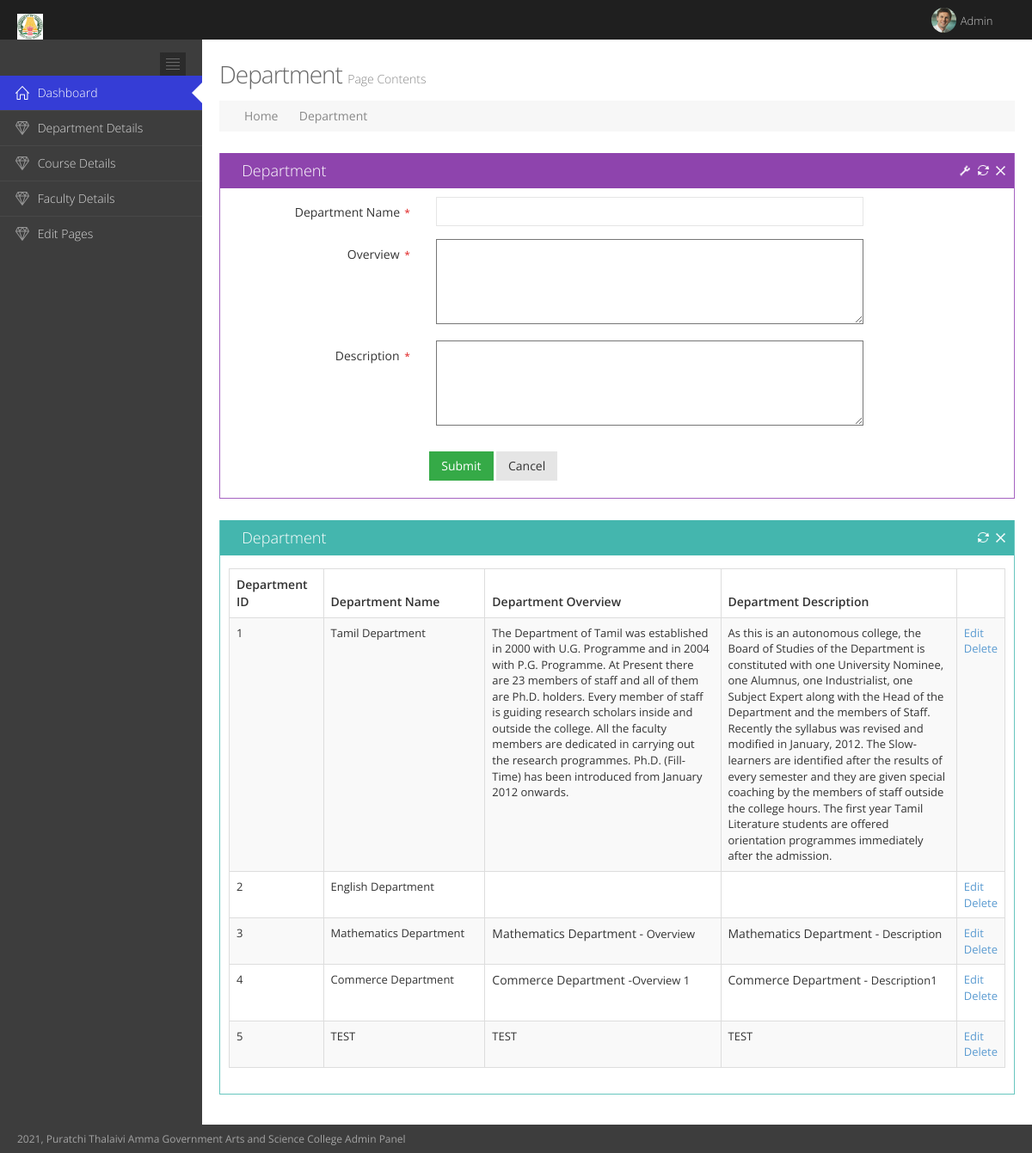
Page /AdminPanel/department.php (signed in) on the committed database.
### tables this page shows
CREATE TABLE `department` (
  `Dept_ID` int(11) NOT NULL,
  `Dept_Name` varchar(100) NOT NULL,
  `Dept_OverView` varchar(500) NOT NULL,
  `Dept_Description` varchar(2000) NOT NULL
);

### AdminPanel/department.php (the view, shortened to what this page needs)
<?php
include("./header.php");
	$title="Department";
?>
	<div class="page-content-wrapper">
		<div class="page-content">
			<h3 class="page-title">
			<?php echo $title;?> <small>Page Contents</small>
			</h3>
			<div class="page-bar">
				<ul class="page-breadcrumb">
					<li>
						<i class="fa fa-home"></i>
						<a href="dashboard.php">Home</a>
						<i class="fa fa-angle-right"></i>
					</li>
					<li>
						<a href="#"><?php echo $title;?></a>
					</li>
				</ul>
			</div>
			<div class="row">
				<div class="col-md-12">
					<div class="portlet box purple" >
						<div class="portlet-title">
							<div class="caption">
								<i class="fa fa-gift"></i><?php echo $title;?>
							</div>
							<div class="tools">
								<a href="#portlet-config" data-toggle="modal" class="config" data-original-title="" title="">
								</a>
								<a href="javascript:;" class="reload" data-original-title="" title="">
								</a>
								<a href="javascript:;" class="remove" data-original-title="" title="">
								</a>
							</div>
						</div>
						<div class="portlet-body form">
							<form action="departmentadd.php"  class="form-horizontal"  method="POST" enctype="multipart/form-data"  >
                                <div class="col-md-12" style="background:#fff;">
                                <div class="form-body">
                            	<div class="form-group">
										<label class="control-label col-md-3"> <?php echo $title;?> Name<span class="required" aria-required="true">
										* </span>
										</label>
										<div class="col-md-7">
											<input type="text" id="Header" name="Name" required data-required="1" class="form-control" >
										</div>
									</div>
                                    <div class="form-group">
										<label class="control-label col-md-3">Overview <span class="required" aria-required="true">
										* </span>
										</label>
										<div class="col-md-7">
											<textarea rows="5"  cols="80" name="Overview" style="width:100%" value=""  required></textarea>
										</div>
									</div>
									<div class="form-group">
										<label class="control-label col-md-3">Description <span class="required" aria-required="true">
										* </span>
										</label>
										<div class="col-md-7">
											<textarea rows="5"  cols="80" name="Description" style="width:100%" value=""  required></textarea>
										</div>
									</div>
                        </div>
                                </div>
                            <div class="form-actions" style="background: #fff;">
									<div class="row">
										<div class="col-md-offset-3 col-md-9">
											<button type="submit" class="btn green">Submit</button>
											<button type="button" class="btn default">Cancel</button>
										</div>
									</div>
								</div>
							</form>
						</div>
					</div>
					 <div class="portlet box green-haze">
						<div class="portlet-title">
							<div class="caption">
								<i class="fa fa-globe"></i><?php echo $title;?>
							</div>
							<div class="tools">
								<a href="javascript:;" class="reload" data-original-title="" title="">
								</a>
								<a href="javascript:;" class="remove" data-original-title="" title="">
								</a>
							</div>
						</div>
						<div class="portlet-body">
                                <div class=""><table class="table table-striped table-bordered table-hover dataTable no-footer" id="sample_2" role="grid" aria-describedby="sample_2_info">
							<thead>
							<tr role="row"><th class="sorting_asc" tabindex="0" aria-controls="sample_2" rowspan="1" colspan="1" aria-sort="ascending" aria-label="
									 Rendering engine
								: activate to sort column ascending" style="width: 100px;">
									Department ID
								</th>
							   <th class="sorting" tabindex="0" aria-controls="sample_2" rowspan="1" colspan="1" aria-label="
									 Platform(s)
								: activate to sort column ascending" style="width: 200px;">
									Department Name
								</th>
							      <th class="sorting" tabindex="0" aria-controls="sample_2" rowspan="1" colspan="1" aria-label="
									 CSS grade
								: activate to sort column ascending" style="width: 300px;">
									 Department Overview
								</th>
								<th class="sorting" tabindex="0" aria-controls="sample_2" rowspan="1" colspan="1" aria-label="CSS grade: activate to sort column ascending" style="width: 300px;">
									 Department Description
								</th>
							</tr>
							</thead>
							<tbody>
<?php
    include './dbConnect.php';
	$query = "SELECT * FROM department;";
	$results = $db->query($query);
	foreach($results as $dept){
?>
							<tr role="row" class="odd">
								<td class="sorting_1"><?php echo $dept['Dept_ID'];?></td>
								<td><?php echo $dept['Dept_Name'];?></td>
							   <td><?php echo $dept['Dept_OverView'];?></td>
							   <td><?php echo $dept['Dept_Description'];?></td>
                              <td><a href="departmentedit.php?id=<?php echo $dept['Dept_ID'];?>">Edit</a>
								<a href="departmentdelete.php?id=<?php echo $dept['Dept_ID']; ?>" onclick="return myFunction()">Delete</a>
								</td>
							</tr>
<?php } ?>
                            </tbody>
							</table></div>
						</div>
					</div>
				</div>
			</div>
		</div>
	</div>
</div>
<?php include("footer.php");?>
</body>
</html>

### AdminPanel/assets/global/css/plugins.css (style rules this page uses)
.dataTable { width: 100%; clear: both; margin-top: 5px; }
.dataTable > thead > tr > th.sorting, .dataTable > thead > tr > th.sorting_asc, .dataTable > thead > tr > th.sorting_desc { padding-right: 18px; }

### AdminPanel/assets/admin/layout/css/themes/default.css (style rules this page uses)
body { background-color: #3d3d3d; }

### rows in the picture
department: Dept_ID "1", Dept_Name "Tamil Department", Dept_OverView "The Department of Tamil was established in 2000 with U.G. Programme and in 2004 with P.G. Programme. At Present there are 23 members of staff and all of them are Ph.D. holders. Every member of staff is guiding research scholars inside and outside the college. All the faculty members are dedicated in carrying out the research programmes. Ph.D. (Fill-Time) has been introduced from January 2012 onwards.", Dept_Description "As this is an autonomous college, the Board of Studies of the Department is constituted with one University Nominee, one Alumnus, one Industrialist, one Subject Expert along with the Head of the Department and the members of Staff. Recently the syllabus was revised and modified in January, 2012. The Slow-learners are identified after the results of every semester and they are given special coaching by the members of staff outside the college hours. The first year Tamil Literature students are offered orientation programmes immediately after the admission."
department: Dept_ID "2", Dept_Name "English Department"
department: Dept_ID "3", Dept_Name "Mathematics Department", Dept_OverView "Mathematics Department - Overview", Dept_Description "Mathematics Department - Description"
department: Dept_ID "4", Dept_Name "Commerce Department", Dept_OverView "Commerce Department - Overview 1", Dept_Description "Commerce Department - Description1"
department: Dept_ID "5", Dept_Name "TEST", Dept_OverView "TEST", Dept_Description "TEST"

### other values in the picture
$title "Department"
